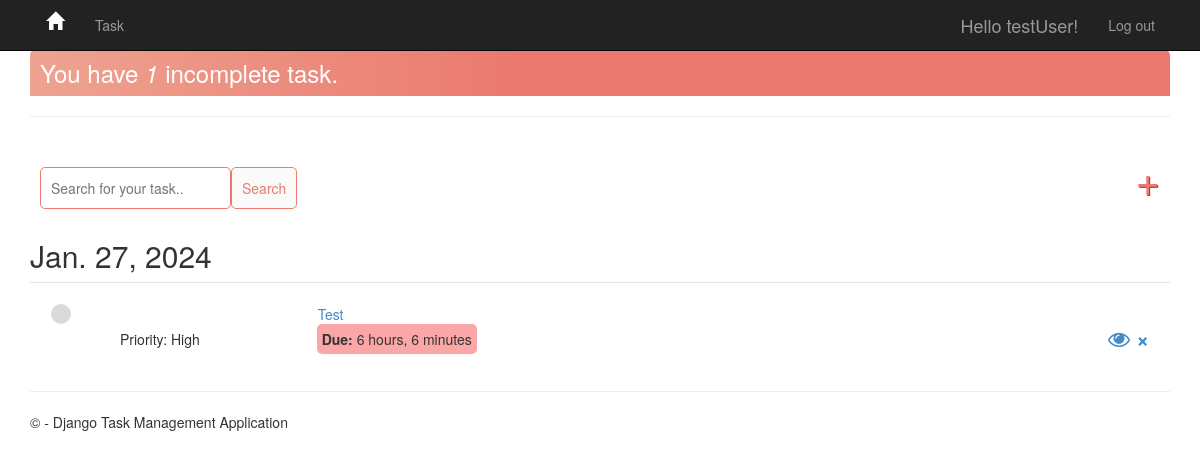
Page /task/ (signed in) on the committed database.
### app/models.py (models this page shows)
class Task(models.Model):
    PRIORITY_CHOICES = [
        ('L', 'Low'),
        ('M', 'Medium'),
        ('H', 'High'),
        ('F', 'Fast Lane'),
    ]
    due_date = models.DateField(
        auto_now_add=False, auto_now=False, blank=True, null=True)
    user = models.ForeignKey(
        User, on_delete=models.CASCADE, null=True, blank=True)
    title = models.CharField(max_length=200)
    description = models.TextField(null=True, blank=True)
    complete = models.BooleanField(default=False)
    create = models.DateTimeField(auto_now_add=True)
    update = models.DateTimeField(auto_now=True)
    priority = models.CharField(
        max_length=1,
        choices=PRIORITY_CHOICES,
        default='L',
    )
    def __str__(self):
        return self.title
    class Meta:
        ordering = ['complete']

### app/views.py (the view)
# urls.py: path('task/', views.TaskList.as_view(), name='tasks'),
class TaskList(LoginRequiredMixin, ListView):
    model = Task
    context_object_name = 'tasks'
    def get_context_data(self, **kwargs):
        context = super().get_context_data(**kwargs)
        context['tasks'] = context['tasks'].filter(user=self.request.user)
        search_input = self.request.GET.get('search-area') or ''
        if search_input:
            context['tasks'] = context['tasks'].filter(
                title__startswith=search_input)
        context['search_input'] = search_input
        context['count'] = context['tasks'].filter(complete=False).count()
        dates = context['tasks'].dates('due_date', 'day')
        tasks_by_date = {date: context['tasks'].filter(
            due_date=date).order_by('-priority') for date in dates}
        context['tasks_by_date'] = tasks_by_date
        return context
    def get_queryset(self):
        return Task.objects.filter(user=self.request.user).order_by('-due_date', '-priority')

### app/templates/app/task_list.html (shortened to what this page needs)
{% extends 'app/layout.html' %}
{% block content %}
<div class="header-bar">
    <div>
        <h3 style="margin:0">You have <i>{{ count }}</i> incomplete task{{ count|pluralize:"s" }}.</h3>
    </div>
</div>
<hr>
<div id="search-add-wrapper">
    <form method="GET" style="margin-top: 20px; display: flex;">
        <input type="text" name='search-area' value="{{ search_input }}" placeholder="Search for your task.." />
        <input class="button" type="submit" value='Search' />
    </form>
    <a id="add-link" href="{% url 'task-create' %}">&#x2b;</a>
</div>
<div class="task-items-wrapper">
    {% for date, tasks in tasks_by_date.items %}
    <h2>{{ date }}</h2>
    {% for task in tasks %}
    <div class="task-wrapper">
        {% if task.complete %}
        <table>
            <tr>
                <td style="text-align: left;">
                    <div class="task-complete-icon"></div>
                </td>
                <td style="text-align: left; max-width: 20em; white-space: nowrap; overflow: hidden; text-overflow: ellipsis;">
                    <i><s><a href="{% url 'task-update' task.id %}">{{ task }}</a></s></i>
                </td>
            <tr>
                <td style="width: 20em;"></td>
            </tr>
            <td style="width: 300px;"></td>
            <td style="width: 300px;"></td>
            <td style="width: 600px; text-align: right;">
                <div class="delete-link">
                    <a class="fa fa-eye" href="{% url 'task' task.id %}" style="text-decoration: none"></a>
                    <a href="{% url 'task-delete' task.id %}" style="text-decoration: none">&#215;</a>
                </div>
            </td>
            </tr>
        </table>
        {% else %}
        <table>
            <tr>
                <td style="text-align: left;">
                    <div class="task-incomplete-icon"></div>
                </td>
                <td style="text-align: left; max-width: 20em; white-space: nowrap; overflow: hidden; text-overflow: ellipsis;">
                    <a href="{% url 'task-update' task.id %}">{{ task }}</a>
                </td>
            </tr>
            <tr>
                <td style="width: 20em;"></td>
            </tr>
            <tr>
                <td style="text-align: left; word-wrap: break-word; padding-left: 5em;">
                    <span class="task-priority">Priority: {{ task.get_priority_display }}</span>
                </td>
                <td style="width: 300px; text-align: left; word-wrap: break-word; padding-left: 0em;">
                    <span class="timer"><b>Due: </b>{{ task.due_date|timeuntil }}</span>
                </td>
                <td style="width: 600px; text-align: right;">
                    <div class="delete-link">
                        <a class="fa fa-eye" href="{% url 'task' task.id %}" style="text-decoration: none"></a>
                        <a href="{% url 'task-delete' task.id %}" style="text-decoration: none">&#215;</a>
                    </div>
                </td>
            </tr>
        </table>
        {% endif %}
    </div>
    {% endfor %}
    {% empty %}
    <h2>No items in list</h2>
    {% endfor %}
</div>
{% endblock content %}

### app/templates/app/loginpartial.html (shortened to what this page needs)
{% if user.is_authenticated %}
<form id="logoutForm" action="/logout/" method="post" class="navbar-right">
    <ul class="nav navbar-nav navbar-right">
        <li><span class="navbar-brand">Hello {{ user.username }}!</span></li>
        <li><a href="javascript:document.getElementById('logoutForm').submit()">Log out</a></li>
    </ul>
</form>
{% else %}
<ul class="nav navbar-nav navbar-right">
    <li><a href="{% url 'login' %}">Log in</a></li>
    <li><a href="{% url 'signup' %}">Sign up</a></li>
</ul>
{% endif %}

### app/static/app/content/site.css (style rules this page uses)
body { padding-top: 50px; padding-bottom: 20px; }
input, select, textarea { max-width: 280px; }
.task-priority { text-align: right; }

### app/static/app/content/customcss.css (style rules this page uses)
.header-bar { display: flex; justify-content: space-between; color: #fff; padding: 10px; border-radius: 5px 5px 0 0; background: linear-gradient(90deg,#EEA390 0%, #EB796F 43%, #EB796F 100%); }
.task-wrapper { display: flex; align-items: center; justify-content: flex-start; padding: 20px; background-color: #fff; border-top: 1px solid rgb(226, 226, 226); flex-direction: row; flex-wrap: nowrap; }
.task-incomplete-icon { height: 20px; width: 20px; background-color: rgb(218, 218, 218); border-radius: 50%; }
.delete-link { text-decoration: none; font-weight: 900; color: #CF4949; font-size: 22px; line-height: 0; }
#search-add-wrapper { display: flex; justify-content: space-between; align-items: center; padding: 10px; }
#add-link { color: #EB796F; text-decoration: none; font-size: 42px; text-shadow: 1px 1px #81413B; }
input[type=text], input[type=password], textarea { border: 1px solid #EB796F; border-radius: 5px; padding: 10px; width: 90%; }
.button { border: 1px solid #EB796F; background-color: #FAFAFA; color: #EB796F; padding: 10px; font-size: 14px; border-radius: 5px; cursor: pointer; text-decoration: none; }
.timer { background-color: #FCA7A7; border-radius: 5px; padding: 5px; }

### rows in the picture
Task: title "Test", priority "High", due_date "6 hours, 6 minutes"

### other values in the picture
{{ user.username }} "testUser"
{{ count }} "1"
{{ date }} "Jan. 27, 2024"
